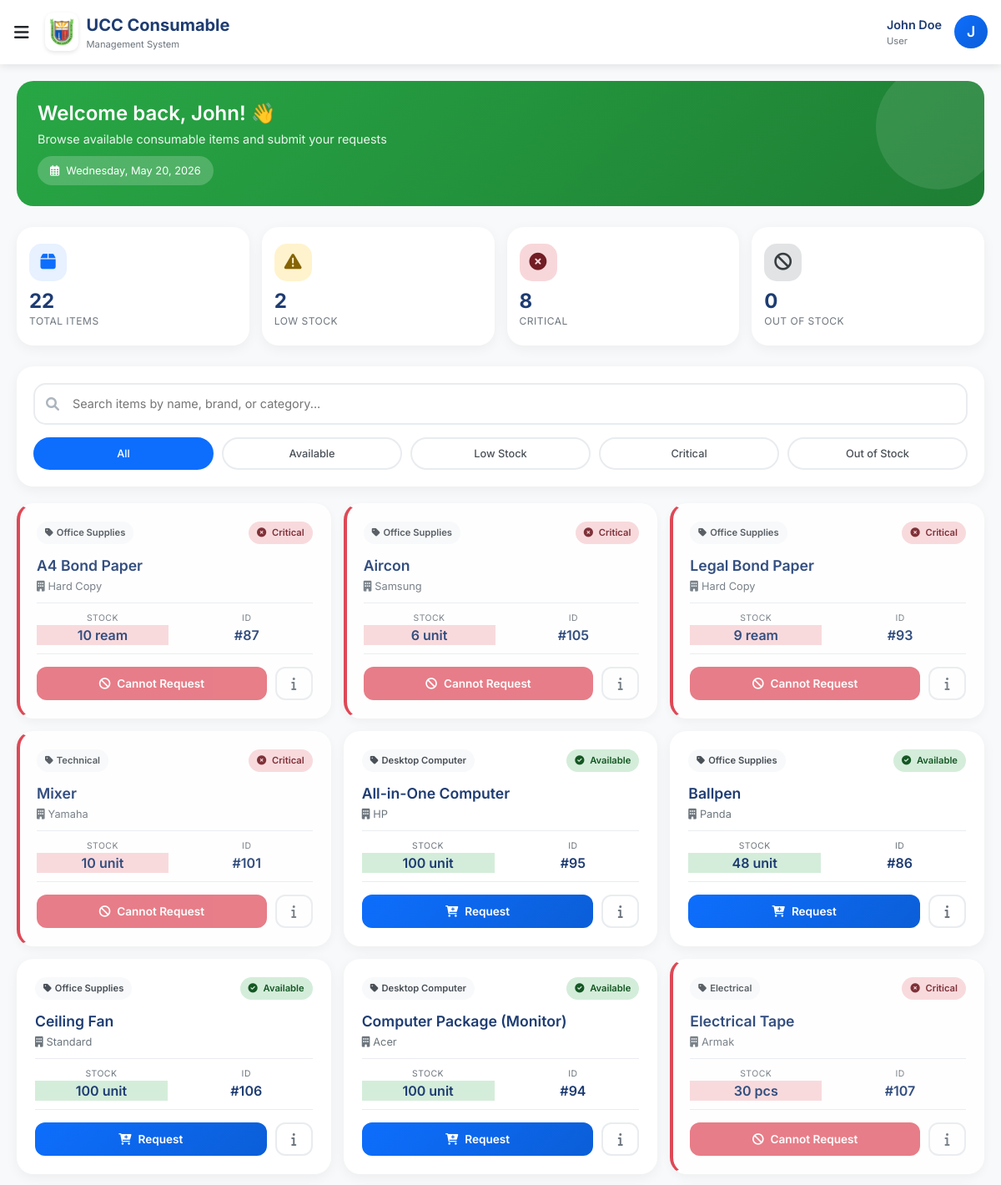
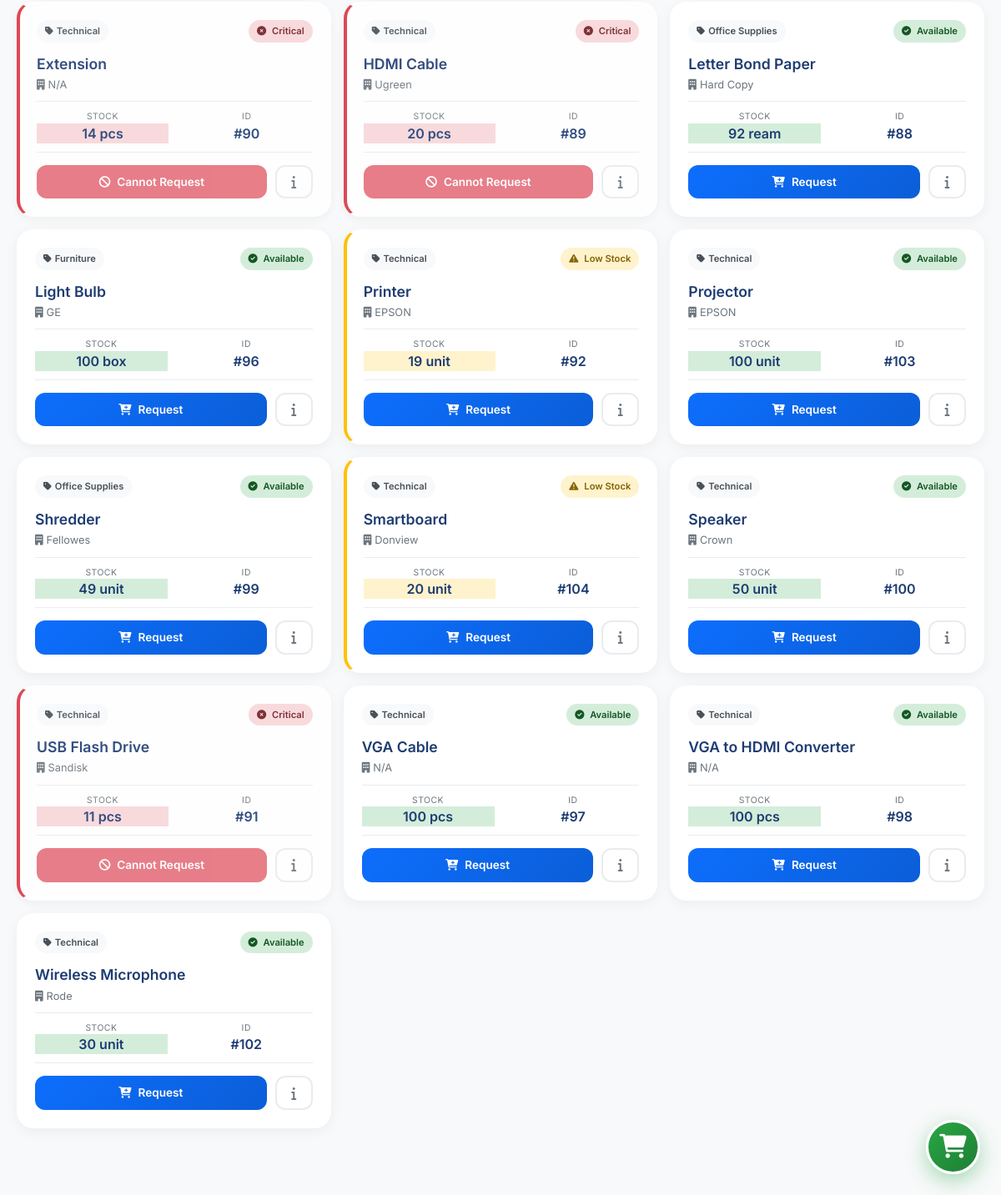
/consumable/dashboard.php (signed in), run on the app's committed database (2 pictures, top to bottom).
### tables this page shows
CREATE TABLE `users` (
  `id` int(11) NOT NULL,
  `username` varchar(50) NOT NULL,
  `password` varchar(255) NOT NULL,
  `full_name` varchar(100) NOT NULL,
  `email` varchar(100) NOT NULL,
  `role` enum('admin','user') DEFAULT 'user',
  `created_at` timestamp NOT NULL DEFAULT current_timestamp(),
  `updated_at` timestamp NOT NULL DEFAULT current_timestamp() ON UPDATE current_timestamp()
);

CREATE TABLE `consumables` (
  `id` int(11) NOT NULL,
  `item_name` varchar(100) NOT NULL,
  `category` varchar(50) DEFAULT NULL,
  `quantity` int(11) NOT NULL,
  `reorder_point` int(11) DEFAULT NULL,
  `max_stock` int(11) DEFAULT NULL,
  `status` enum('Available','Low','Out of Stock') DEFAULT 'Available',
  `unit` varchar(20) DEFAULT NULL,
  `supplier` varchar(100) DEFAULT NULL,
  `received_date` date DEFAULT NULL,
  `expiry_date` date DEFAULT NULL,
  `created_at` timestamp NOT NULL DEFAULT current_timestamp(),
  `brand` varchar(100) DEFAULT NULL,
  `serial_number` varchar(100) DEFAULT NULL,
  `identification` varchar(100) DEFAULT NULL
);

### consumable/dashboard.php (the view, shortened to what this page needs)
<?php
$database = new Database();
$db = $database->getConnection();
$user_id = $_SESSION['user_id'];
$user_query = $db->prepare("SELECT * FROM users WHERE id = ?");
$user_query->execute([$user_id]);
$user = $user_query->fetch(PDO::FETCH_ASSOC);
$items_query = "SELECT * FROM consumables ORDER BY
                CASE
                    WHEN quantity <= 0 THEN 1
                    WHEN quantity <= 10 THEN 2
                    ELSE 3
                END, item_name ASC";
$items_stmt = $db->prepare($items_query);
$items_stmt->execute();
$items = $items_stmt->fetchAll(PDO::FETCH_ASSOC);
$total_items = count($items);
$low_stock = 0;
$critical_stock = 0;
$out_of_stock = 0;
foreach ($items as $item) {
    $unit = strtolower(trim($item['unit'] ?? ''));
    $qty = $item['quantity'];
    if ($qty <= 0) {
        $out_of_stock++;
    } else {
        switch ($unit) {
            case 'pcs':
                if ($qty <= 30) {
                    $critical_stock++;
                } elseif ($qty <= 50) {
                    $low_stock++;
                }
                break;
            case 'unit':
                if ($qty <= 10) {
                    $critical_stock++;
                } elseif ($qty <= 20) {
                    $low_stock++;
                }
                break;
            case 'box':
            case 'ream':
                if ($qty <= 10) {
                    $critical_stock++;
                } elseif ($qty <= 20) {
                    $low_stock++;
                }
                break;
        }
    }
}
?>
<!DOCTYPE html>
<html lang="en">
<head>
    <link href="https://cdn.jsdelivr.net/npm/bootstrap@5.1.3/dist/css/bootstrap.min.css" rel="stylesheet">
    <link rel="stylesheet" href="https://cdnjs.cloudflare.com/ajax/libs/font-awesome/6.0.0/css/all.min.css">
</head>
<body>
    <nav class="navbar">
        <div class="container-fluid px-3">
            <div class="navbar-brand">
                <button class="btn btn-link text-dark p-0 me-2" type="button" data-bs-toggle="offcanvas" data-bs-target="#menu">
                    <i class="fas fa-bars fa-lg"></i>
                </button>
                <img src="assets/UCC_Logo.png" alt="UCC Logo">
                <div class="brand-text">
                    UCC Consumable
                    <small>Management System</small>
                </div>
            </div>
            <div class="user-info">
                <div class="user-details">
                    <div class="user-name"><?php echo htmlspecialchars($user['full_name']); ?></div>
                    <div class="user-role"><?php echo ucfirst($user['role'] ?? 'User'); ?></div>
                </div>
                <div class="user-avatar">
                    <?php echo strtoupper(substr($user['full_name'], 0, 1)); ?>
                </div>
            </div>
        </div>
    </nav>
    <div class="main-content">
        <div class="welcome-banner">
            <h2>Welcome back, <?php echo explode(' ', $user['full_name'])[0]; ?>! 👋</h2>
            <p>Browse available consumable items and submit your requests</p>
            <div class="date-badge">
                <i class="far fa-calendar-alt me-2"></i><?php echo date('l, F d, Y'); ?>
            </div>
        </div>
        <div class="stats-grid">
            <div class="stat-card">
                <div class="stat-icon total">
                    <i class="fas fa-box"></i>
                </div>
                <div class="stat-value"><?php echo $total_items; ?></div>
                <div class="stat-label">Total Items</div>
            </div>
            <div class="stat-card">
                <div class="stat-icon low">
                    <i class="fas fa-exclamation-triangle"></i>
                </div>
                <div class="stat-value"><?php echo $low_stock; ?></div>
                <div class="stat-label">Low Stock</div>
            </div>
            <div class="stat-card">
                <div class="stat-icon critical">
                    <i class="fas fa-times-circle"></i>
                </div>
                <div class="stat-value"><?php echo $critical_stock; ?></div>
                <div class="stat-label">Critical</div>
            </div>
            <div class="stat-card">
                <div class="stat-icon out">
                    <i class="fas fa-ban"></i>
                </div>
                <div class="stat-value"><?php echo $out_of_stock; ?></div>
                <div class="stat-label">Out of Stock</div>
            </div>
        </div>
        <div class="search-section">
            <div class="search-box">
                <i class="fas fa-search"></i>
                <input type="text" id="searchInput" placeholder="Search items by name, brand, or category...">
            </div>
            <div class="filter-buttons">
                <button class="filter-btn active" data-filter="all">All</button>
                <button class="filter-btn" data-filter="available">Available</button>
                <button class="filter-btn" data-filter="low">Low Stock</button>
                <button class="filter-btn" data-filter="critical">Critical</button>
                <button class="filter-btn" data-filter="out">Out of Stock</button>
            </div>
        </div>
        <div class="items-grid" id="itemsGrid">
            <?php if (empty($items)): ?>
                <div class="empty-state">
                    <i class="fas fa-box-open"></i>
                    <h3>No items found</h3>
                    <p>There are no consumable items available at the moment.</p>
                </div>
            <?php else: ?>
                <?php foreach ($items as $item):
                    $unit = strtolower(trim($item['unit'] ?? ''));
                    $qty = $item['quantity'];
                    $is_critical = false;
                    if ($qty <= 0) {
                        $is_critical = true;
                    } else {
                        switch ($unit) {
                            case 'pcs':
                                if ($qty <= 30) $is_critical = true;
                                break;
                            case 'unit':
                                if ($qty <= 10) $is_critical = true;
                                break;
                            case 'box':
                            case 'ream':
                                if ($qty <= 10) $is_critical = true;
                                break;
                        }
                    }
                    if ($qty <= 0) {
                        $status_class = 'status-out';
                        $status_text = 'Out of Stock';
                        $card_class = '';
                        $status_icon = 'fa-ban';
                    } else {
                        switch ($unit) {
                            case 'pcs':
                                if ($qty <= 30) {
                                    $status_class = 'status-critical';
                                    $status_text = 'Critical';
                                    $card_class = 'critical';
                                    $status_icon = 'fa-times-circle';
                                } elseif ($qty <= 50) {
                                    $status_class = 'status-low';
                                    $status_text = 'Low Stock';
                                    $card_class = 'low';
                                    $status_icon = 'fa-exclamation-triangle';
                                } else {
                                    $status_class = 'status-available';
                                    $status_text = 'Available';
                                    $card_class = '';
                                    $status_icon = 'fa-check-circle';
                                }
                                break;
                            case 'unit':
                                if ($qty <= 10) {
                                    $status_class = 'status-critical';
                                    $status_text = 'Critical';
                                    $card_class = 'critical';
                                    $status_icon = 'fa-times-circle';
                                } elseif ($qty <= 20) {
                                    $status_class = 'status-low';
                                    $status_text = 'Low Stock';
                                    $card_class = 'low';
                                    $status_icon = 'fa-exclamation-triangle';
                                } else {
                                    $status_class = 'status-available';
                                    $status_text = 'Available';
                                    $card_class = '';
                                    $status_icon = 'fa-check-circle';
                                }
                                break;
                            case 'box':
                            case 'ream':
                                if ($qty <= 10) {
                                    $status_class = 'status-critical';
                                    $status_text = 'Critical';
                                    $card_class = 'critical';
                                    $status_icon = 'fa-times-circle';
                                } elseif ($qty <= 20) {
                                    $status_class = 'status-low';
                                    $status_text = 'Low Stock';
                                    $card_class = 'low';
                                    $status_icon = 'fa-exclamation-triangle';
                                } else {
                                    $status_class = 'status-available';
                                    $status_text = 'Available';
                                    $card_class = '';
                                    $status_icon = 'fa-check-circle';
                                }
                                break;
                        }
                    }
                ?>
                <div class="item-card <?php echo $card_class; ?>"
                     data-name="<?php echo strtolower($item['item_name']); ?>"
                     data-brand="<?php echo strtolower($item['brand'] ?? ''); ?>"
                     data-category="<?php echo strtolower($item['category'] ?? ''); ?>"
                     data-status="<?php echo $status_text; ?>"
                     data-quantity="<?php echo $item['quantity']; ?>"
                     data-critical="<?php echo $is_critical ? '1' : '0'; ?>">
                    <div class="item-header">
                        <span class="item-category">
                            <i class="fas fa-tag me-1"></i><?php echo htmlspecialchars($item['category'] ?? 'Uncategorized'); ?>
                        </span>
                        <span class="item-status <?php echo $status_class; ?>">
                            <i class="fas <?php echo $status_icon; ?> me-1"></i>
                            <?php echo $status_text; ?>
                        </span>
                    </div>
                    <h3 class="item-name"><?php echo htmlspecialchars($item['item_name']); ?></h3>
                    <div class="item-brand">
                        <i class="fas fa-building me-1"></i><?php echo htmlspecialchars($item['brand'] ?? 'Generic'); ?>
                    </div>
                    <div class="item-details">
                        <div class="detail-item">
                            <div class="detail-label">Stock</div>
                            <div class="detail-value <?php echo $status_class; ?>">
                                <?php echo $item['quantity']; ?> <?php echo htmlspecialchars($item['unit'] ?? 'pcs'); ?>
                            </div>
                        </div>
                        <div class="detail-item">
                            <div class="detail-label">ID</div>
                            <div class="detail-value">
                                #<?php echo $item['id']; ?>
                            </div>
                        </div>
                    </div>
                    <div class="item-footer">
                        <?php if ($is_critical): ?>
                            <button class="btn-request critical-disabled"
                                    disabled
                                    data-tooltip="This item is CRITICAL and cannot be requested"
                                    style="position: relative;">
                                <i class="fas fa-ban me-2"></i>Cannot Request
                            </button>
                        <?php else: ?>
                            <button class="btn-request"
                                    onclick="addToCart(<?php echo $item['id']; ?>, '<?php echo htmlspecialchars($item['item_name']); ?>', <?php echo $item['quantity']; ?>)">
                                <i class="fas fa-cart-plus me-2"></i>Request
                            </button>
                        <?php endif; ?>
                        <button class="btn-details" onclick="viewDetails(<?php echo $item['id']; ?>)">
                            <i class="fas fa-info"></i>
                        </button>
                    </div>
                </div>
                <?php endforeach; ?>
            <?php endif; ?>
        </div>
    </div>
    <a href="cart.php" class="floating-cart" id="floatingCart">
        <i class="fas fa-shopping-cart"></i>
    </a>
</body>
</html>

### data on the page
users: full_name "John Doe", role "User", full_name "J", full_name "John"
consumables: category "Office Supplies", quantity "Critical", item_name "A4 Bond Paper", brand "Hard Copy", quantity "10", unit "ream", id "87", shows "Cannot Request"
consumables: category "Office Supplies", quantity "Critical", item_name "Aircon", brand "Samsung", quantity "6", unit "unit", id "105", shows "Cannot Request"
consumables: category "Office Supplies", quantity "Critical", item_name "Legal Bond Paper", brand "Hard Copy", quantity "9", unit "ream", id "93", shows "Cannot Request"
consumables: category "Technical", quantity "Critical", item_name "Mixer", brand "Yamaha", quantity "10", unit "unit", id "101", shows "Cannot Request"
consumables: category "Desktop Computer", quantity "Available", item_name "All-in-One Computer", brand "HP", quantity "100", unit "unit", id "95"
consumables: category "Office Supplies", quantity "Available", item_name "Ballpen", brand "Panda", quantity "48", unit "unit", id "86"
consumables: category "Office Supplies", quantity "Available", item_name "Ceiling Fan", brand "Standard", quantity "100", unit "unit", id "106"
consumables: category "Desktop Computer", quantity "Available", item_name "Computer Package (Monitor)", brand "Acer", quantity "100", unit "unit", id "94"
consumables: category "Electrical", quantity "Critical", item_name "Electrical Tape", brand "Armak", quantity "30", unit "pcs", id "107", shows "Cannot Request"
consumables: category "Technical", quantity "Critical", item_name "Extension", brand "N/A", quantity "14", unit "pcs", id "90", shows "Cannot Request"
consumables: category "Technical", quantity "Critical", item_name "HDMI Cable", brand "Ugreen", quantity "20", unit "pcs", id "89", shows "Cannot Request"
consumables: category "Office Supplies", quantity "Available", item_name "Letter Bond Paper", brand "Hard Copy", quantity "92", unit "ream", id "88"
consumables: category "Furniture", quantity "Available", item_name "Light Bulb", brand "GE", quantity "100", unit "box", id "96"
consumables: category "Technical", quantity "Low Stock", item_name "Printer", brand "EPSON", quantity "19", unit "unit", id "92"
consumables: category "Technical", quantity "Available", item_name "Projector", brand "EPSON", quantity "100", unit "unit", id "103"
consumables: category "Office Supplies", quantity "Available", item_name "Shredder", brand "Fellowes", quantity "49", unit "unit", id "99"
consumables: category "Technical", quantity "Low Stock", item_name "Smartboard", brand "Donview", quantity "20", unit "unit", id "104"
consumables: category "Technical", quantity "Available", item_name "Speaker", brand "Crown", quantity "50", unit "unit", id "100"
consumables: category "Technical", quantity "Critical", item_name "USB Flash Drive", brand "Sandisk", quantity "11", unit "pcs", id "91", shows "Cannot Request"
consumables: category "Technical", quantity "Available", item_name "VGA Cable", brand "N/A", quantity "100", unit "pcs", id "97"
consumables: category "Technical", quantity "Available", item_name "VGA to HDMI Converter", brand "N/A", quantity "100", unit "pcs", id "98"
consumables: category "Technical", quantity "Available", item_name "Wireless Microphone", brand "Rode", quantity "30", unit "unit", id "102"

### other printed values
$total_items "22"
$low_stock "2"
$critical_stock "8"
$out_of_stock "0"
